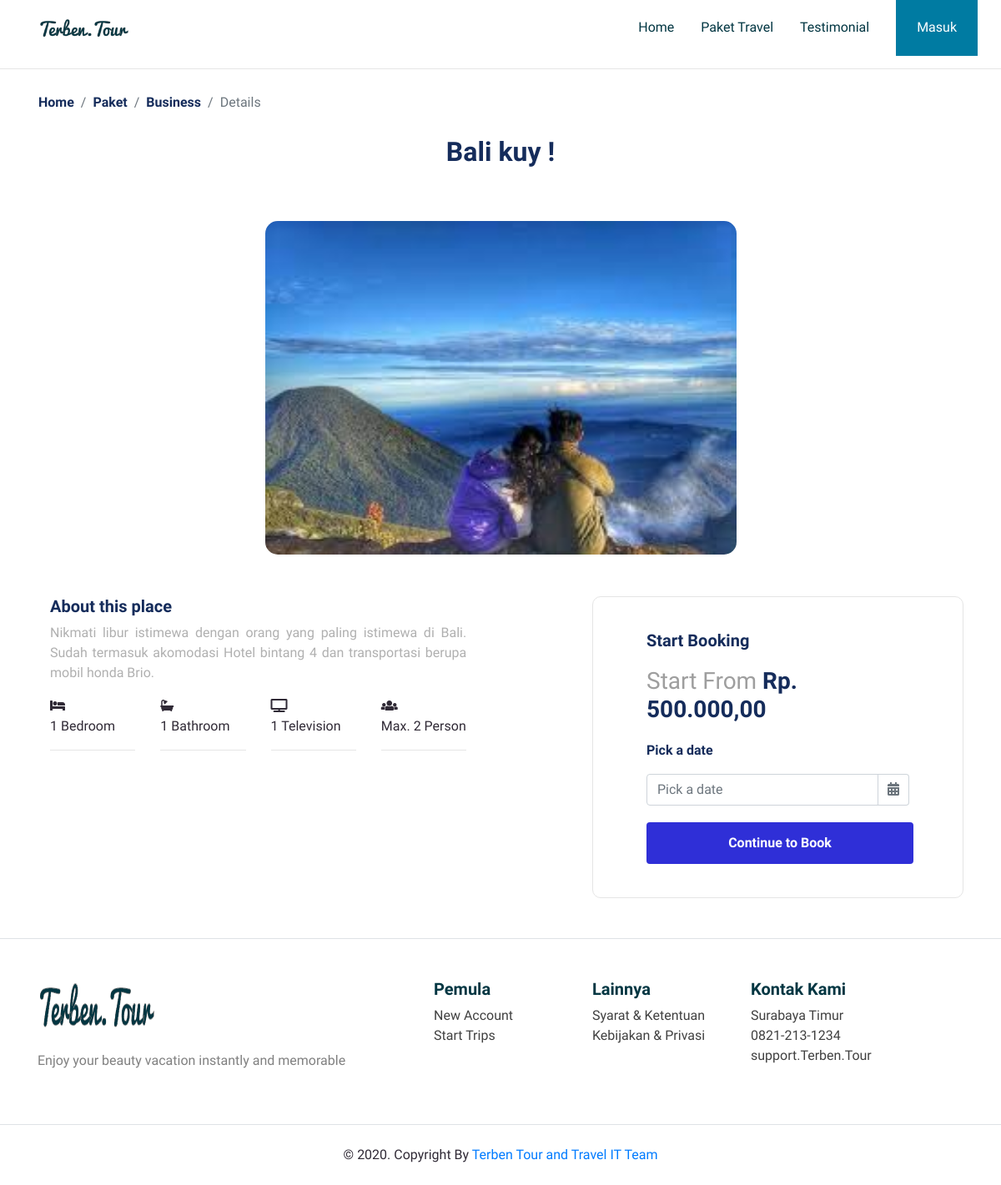
Screenshot of /Paket/Detail/5ebfbeb0021b7 with the database file from the repository.
### tables this page shows
CREATE TABLE `paket` (
  `paket_id` varchar(20) NOT NULL,
  `admin_id` int(11) NOT NULL,
  `kategori_id` int(11) NOT NULL,
  `img_paket` varchar(100) DEFAULT NULL,
  `judul` varchar(50) NOT NULL,
  `deskripsi` text NOT NULL,
  `max_person` int(10) NOT NULL,
  `durasi` varchar(50) NOT NULL,
  `harga` int(15) NOT NULL,
  `fas_bedroom` int(15) NOT NULL,
  `fas_bathroom` int(15) NOT NULL,
  `fas_tv` int(15) NOT NULL,
  `fas_inet` int(15) NOT NULL
);

### application/controllers/Paket.php (called while the page is built, shortened)
<?php
class Paket extends CI_Controller
{
    function __construct()
    {
      $this->load->model('M_Admin');
      $this->load->model('M_Kategori');
      $this->load->model('M_Paket');
    }
    function Detail($paket_id)
    {
      $data['paket'] = $this->M_Paket->getPaket($paket_id);
      $data['kategori'] = $this->M_Kategori->getKategori();
      $this->load->view('details/details',$data);
    }
}
 ?>

### index.php (called while the page is built, shortened)
<?php
require_once BASEPATH.'core/CodeIgniter.php';

### application/models/M_Paket.php (called while the page is built, shortened)
<?php
class M_Paket extends CI_Model
{
  function getPaket($paket_id){
  $paket = $this->db->get_where('paket',array('paket_id'=>$paket_id))
          ->result();
  return $paket;
  }
}
 ?>

### application/views/details/details.php (the view, shortened to what this page needs)
<!DOCTYPE html>
<html lang="en">
<head>
    <link rel="stylesheet" href="<?= base_url('assets\frontend\libraries\bootstrap\css\bootstrap.css') ?>">
    <link href="<?= base_url('assets\frontend\libraries\font-awesome-5\css\fontawesome-all.min.css') ?>" rel="stylesheet" media="all">
    <link rel="stylesheet" href="https://cdnjs.cloudflare.com/ajax/libs/font-awesome/4.7.0/css/font-awesome.min.css">
    <link rel="stylesheet" href="<?= base_url('assets\frontend\libraries\gjigo\css\gijgo.css') ?>">
    <link rel="stylesheet" href="<?= base_url('assets\frontend\styles\main.css') ?>">
</head>
<body>
<?php $user_data = $this->session->userdata('user_data');  ?>
    <div class="container">
        <nav class="row navbar navbar-expand-lg navbar-light bg-white">
            <a href="" class="navbar-brand">
                <img src="<?= base_url('assets\frontend\images\Terben.Tour@2x.png')  ?>" alt="Logo TerbenTour">
            </a>
            <div class="collapse navbar-collapse" id="navM">
                <ul class="navbar-nav ml-auto mr-3">
                    <li class="nav-item mx-md-2">
                        <a href="<?= base_url('')  ?>" class="nav-link">Home</a>
                    </li>
                    <li class="nav-item mx-md-2">
                        <a href="<?= base_url('Paket') ?>" class="nav-link">Paket Travel</a>
                    </li>
                    <li class="nav-item mx-md-2">
                        <a href="#" class="nav-link">Testimonial</a>
                    </li>
                </ul>
                <form class="from-inline my-2 my-lg-0 d-none d-md-block">
                    <?php
                    if (null !== $user_data) { ?>
                        <div class="dropdown">
                            <button class="btn btn-login btn-navbar-right my-2 my-sm-0 px-4"  type="button" data-toggle="dropdown">
                                <?= $user_data['email'] ?>
                                <i class="fa fa-angle-down ml-2 opacity-8"></i>
                            </button>
                            <div class="dropdown-menu">
                                <a class="dropdown-item" href="<?= base_url('User/Profile');  ?>">User Account</a>
                                <a class="dropdown-item" href="<?= base_url('User/editProfile');  ?>">Setting</a>
                                <div class="dropdown-divider"></div>
                                <a class="dropdown-item" href="#" onclick="location.href='<?= base_url('Login/logout'); ?>'" type="button">Logout</a>
                            </div>
                        </div>
                    <?php } else { ?>
                        <button class="btn btn-login btn-navbar-right my-2 my-sm-0 px-4" onclick="location.href='<?= base_url('Login'); ?>'" type="button">
                            Masuk
                        </button>
                    <?php } ?>
                </form>
            </div>
        </nav>
    </div>
    <hr>
    <section class="section-details-breadcrumb">
        <div class="container">
            <div class="row ">
                <nav aria-label="breadcrumb">
                    <ol class="breadcrumb">
                        <li class="breadcrumb-item"><a href="<?= base_url('')  ?>">Home</a></li>
                        <li class="breadcrumb-item"><a href="<?= base_url('Paket') ?>">Paket</a></li>
                        <?php
                        if (isset($paket[0]->kategori_id)) {
                          if ($paket[0]->kategori_id == 1) { ?>
                            <li class="breadcrumb-item active" aria-current="page"><a href="<?= base_url('Paket/Kategori/'.$paket[0]->kategori_id)?>">Exclusive</a></li>
                          <?php } elseif ($paket[0]->kategori_id == 2) { ?>
                            <li class="breadcrumb-item active" aria-current="page"><a href="<?= base_url('Paket/Kategori/'.$paket[0]->kategori_id)?>">Business</a></li>
                          <?php } elseif ($paket[0]->kategori_id == 3) { ?>
                            <li class="breadcrumb-item active" aria-current="page"><a href="<?= base_url('Paket/Kategori/'.$paket[0]->kategori_id)?>">Economic</a></li>
                          <?php } ?>
                        <?php } ?>
                        <li class="breadcrumb-item active" aria-current="page">Details</li>
                    </ol>
                </nav>
            </div>
        </div>
    </section>
    <main>
        <section class="title-details text-center">
            <h2><?= $paket[0]->judul  ?></h2>
        </section>
        <section class="section-header-details ">
            <div class="container">
                <div class="row">
                    <div class="col-lg-12">
                        <div class="img-thumbnail-details text-center">
                            <img src="<?= base_url('/assets/frontend/images/admin/paket/'.$paket[0]->img_paket)?>" alt="">
                        </div>
                    </div>
                </div>
            </div>
        </section>
        <section class="section-content-details">
            <div class="container">
                <div class="row">
                    <div class="col-lg-7">
                        <div class="col-lg-10">
                            <div class="text-about text-justify">
                                <h5>About this place</h5>
                                <span><?= $paket[0]->deskripsi  ?></span>
                            </div>
                            <div class="features row mt-3">
                                <div class="col-md-3">
                                    <div class="description">
                                        <i class="fas fa-bed"></i>
                                        <p><?= $paket[0]->fas_bedroom  ?> Bedroom</p>
                                        <hr>
                                    </div>
                                </div>
                                <div class="col-md-3 ">
                                    <div class="description">
                                        <i class="fas fa-bath"></i>
                                        <p><?= $paket[0]->fas_bathroom  ?> Bathroom</p>
                                        <hr>
                                    </div>
                                </div>
                                <?php if ($paket[0]->fas_tv > 0): ?>
                                  <div class="col-md-3 ">
                                      <div class="description">
                                          <i class="fas fa-tv"></i>
                                          <p><?= $paket[0]->fas_tv  ?> Television</p>
                                          <hr>
                                      </div>
                                  </div>
                                <?php endif; ?>
                                <div class="col-md-3 ">
                                  <div class="description">
                                    <i class="fas fa-users"></i>
                                    <p> Max. <?= $paket[0]->max_person?> Person</p>
                                    <hr>
                                  </div>
                                </div>
                            </div>
                        </div>
                    </div>
                    <div class="col-lg-5">
                        <div class="card card-booking">
                            <div class="text-booking">
                                <h5>Start Booking</h5>
                                <h3><span>Start From </span>Rp. <?= number_format($paket[0]->harga, 2, ',', '.')  ?></h3>
                                <p>Pick a date </p>
                                <div class="pick-date input-group ">
                                    <input type="text" class="form-control datepicker" id="PickDate" placeholder="Pick a date ">
                                </div>
                                <button class="btn btn-booking">Continue to Book</button>
                            </div>
                        </div>
                    </div>
                </div>
            </div>
        </section>
	</main>
	<?php require_once APPPATH."views/layout/layout.footer.php" ?>
</body>
</html>

### assets/frontend/styles/main.css (style rules this page uses)
body { background-color: #fff; font-family: 'Assistant', sans-serif; color: #302A36; }
.navbar-brand img { max-height: 40px; }
.navbar-light .navbar-nav .nav-link { color: #023642; }
.btn-navbar-right { margin-top: -10px !important; margin-bottom: -10px !important; margin-right: -18px !important; height: 70px; border-radius: 0%; }
.btn-login { background-color: #007BA2; color: white; height: 67px !important; }
.section-details-breadcrumb .breadcrumb { background-color: transparent; }
.section-details-breadcrumb .breadcrumb .breadcrumb-item a { color: #152C5B; font-weight: 600; }
.title-details h2 { color: #152C5B; font-weight: bold; }
.section-header-details { margin-top: 64px; }
.section-header-details .img-thumbnail-details img { width: 565px; height: 400px; border-radius: 15px; }
.section-content-details { margin-top: 50px; }
.section-content-details .text-about h5 { color: #152C5B; font-weight: 600; }
.section-content-details .text-about span { margin-top: 15px; color: #B0B0B0; }
.section-content-details .card-booking { border-radius: 10px; border-color: #E5E5E5; }
.section-content-details .card-booking .text-booking { margin-top: 40px; margin-bottom: 40px; margin-left: 64px; margin-right: 64px; }
.section-content-details .card-booking h5 { color: #152C5B; font-weight: 700; }
.section-content-details .card-booking h3 { margin-top: 20px; font-weight: 600; color: #152C5B; }
.section-content-details .card-booking h3 span { color: #9E9E9E; font-weight: 500; }
.section-content-details .card-booking p { font-size: 16px; margin-top: 20px; font-weight: 600; color: #152C5B; }
.section-content-details .card-booking .btn-booking { background-color: #2F2FD7; color: white; font-weight: 600; margin-top: 20px; height: 50px; width: 320px; }

### rows the page displays
paket: judul "Bali kuy !", img_paket (picture), deskripsi "Nikmati libur istimewa dengan orang yang paling istimewa di Bali. Sudah termasuk akomodasi Hotel bintang 4 dan transportasi berupa mobil honda Brio.", fas_bedroom "1", fas_bathroom "1", fas_tv "1", max_person "2", harga "500.000,00"
